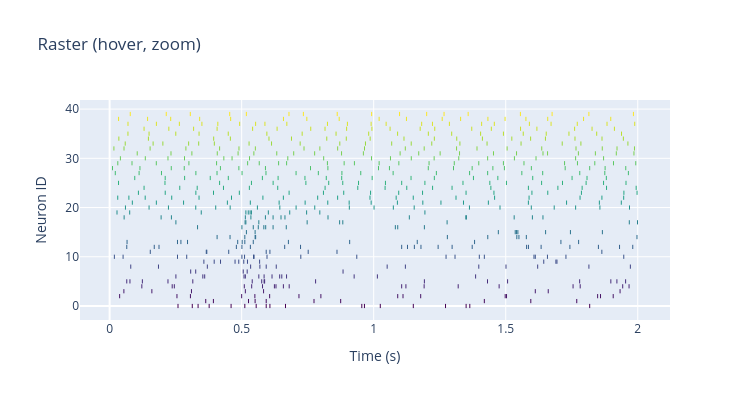

Here is the notebook cell this chart was saved with:
### Markdown cell above
## 2. Spike Raster

Hover over a spike to see its neuron and time; drag to zoom into the response. `color_by` colors spikes by `'neuron'` or `'time'`.

### Code cell
fig = braintools.visualize.interactive_spike_raster(spikes, color_by="neuron", title="Raster (hover, zoom)",
                                                    width=750, height=400)
fig.update_xaxes(title="Time (s)")
fig

### Figure 1 — Plotly figure (JSON) as saved in the notebook; plotly's stock layout.template omitted (floating-point values rounded to 4 significant figures; data arrays with more than 128 entries replaced by an {"elided": "..."} marker saying what was removed)
{"data": [{"hovertemplate": "Time: %{x}<br>Neuron: %{y}<extra></extra>", "marker": {"color": {"elided": "664 int values"}, "colorscale": [[0.0, "#440154"], [0.1111, "#482878"], [0.2222, "#3e4989"], [0.3333, "#31688e"], [0.4444, "#26828e"], [0.5556, "#1f9e89"], [0.6667, "#35b779"], [0.7778, "#6ece58"], [0.8889, "#b5de2b"], [1.0, "#fde725"]], "size": 3, "symbol": "line-ns-open"}, "mode": "markers", "name": "Spikes", "type": "scatter", "x": {"elided": "664 float values"}, "y": {"elided": "664 int values"}}], "layout": {"height": 400, "hovermode": "closest", "title": {"text": "Raster (hover, zoom)"}, "width": 750, "xaxis": {"title": {"text": "Time (s)"}}, "yaxis": {"title": {"text": "Neuron ID"}}}}
